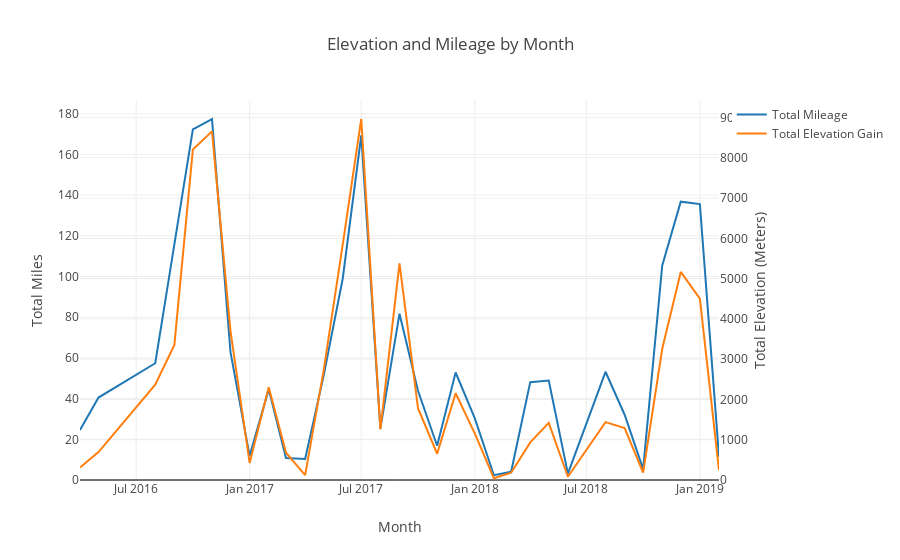

The code cell stored with this chart in its notebook:
### Code cell
iplot(figure)

### Figure 1 — Plotly figure (JSON) as saved in the notebook; plotly's stock layout.template omitted (floating-point values rounded to 4 significant figures)
{"data": [{"name": "Total Mileage", "type": "scatter", "uid": "03092213-1cc5-4a2c-92d8-eabc90d2c7e6", "x": ["2016-04", "2016-05", "2016-08", "2016-09", "2016-10", "2016-11", "2016-12", "2017-01", "2017-02", "2017-03", "2017-04", "2017-05", "2017-06", "2017-07", "2017-08", "2017-09", "2017-10", "2017-11", "2017-12", "2018-01", "2018-02", "2018-03", "2018-04", "2018-05", "2018-06", "2018-08", "2018-09", "2018-10", "2018-11", "2018-12", "2019-01", "2019-02"], "y": [24.55, 40.52, 57.37, 115.0, 172.3, 177.4, 62.8, 11.87, 44.53, 10.8, 10.35, 51.16, 99.02, 169.3, 25.26, 81.73, 43.83, 16.85, 52.83, 30.38, 2.359, 4.025, 48.08, 48.86, 3.116, 53.18, 32.08, 5.317, 105.4, 136.8, 135.6, 11.37]}, {"name": "Total Elevation Gain", "type": "scatter", "uid": "5d5dd615-9494-479c-8521-ce34cc75c49d", "x": ["2016-04", "2016-05", "2016-08", "2016-09", "2016-10", "2016-11", "2016-12", "2017-01", "2017-02", "2017-03", "2017-04", "2017-05", "2017-06", "2017-07", "2017-08", "2017-09", "2017-10", "2017-11", "2017-12", "2018-01", "2018-02", "2018-03", "2018-04", "2018-05", "2018-06", "2018-08", "2018-09", "2018-10", "2018-11", "2018-12", "2019-01", "2019-02"], "y": [309.4, 693.2, 2368.0, 3356.0, 8209.0, 8659.0, 3699, 424, 2305, 678, 123, 2716.0, 5852, 8966, 1260, 5381, 1783, 652, 2155, 1160, 46, 181, 935, 1419, 80, 1437, 1289.0, 182, 3259, 5168, 4506, 241], "yaxis": "y2"}], "layout": {"title": {"text": "Elevation and Mileage by Month"}, "xaxis": {"title": {"text": "Month"}}, "yaxis": {"rangemode": "tozero", "title": {"text": "Total Miles"}}, "yaxis2": {"overlaying": "y", "rangemode": "tozero", "side": "right", "title": {"text": "Total Elevation (Meters)"}}}}
